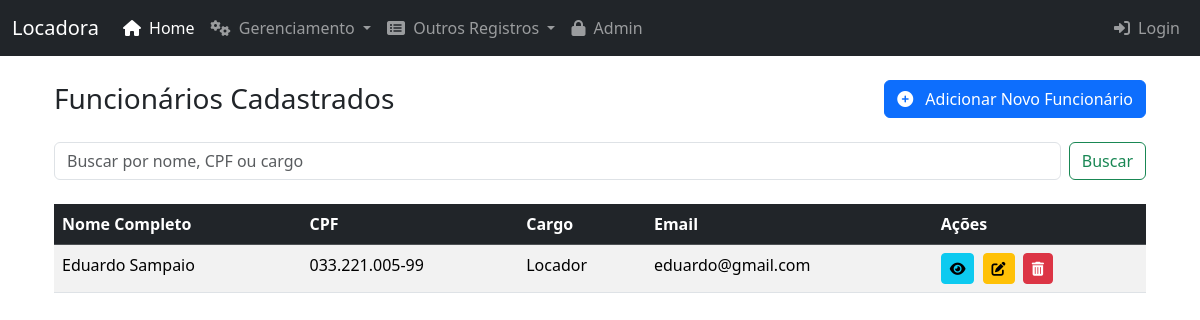
The app's page /funcionarios/ with its own data.
### core/models.py (models this page shows, shortened)
class Funcionario(models.Model):
    id_funcionario = models.AutoField(primary_key=True)
    nome = models.CharField(max_length=100)
    sobrenome = models.CharField(max_length=100)
    cpf = models.CharField(max_length=14, unique=True)
    data_contratacao = models.DateField()
    cargo = models.CharField(max_length=50)
    salario = models.DecimalField(max_digits=10, decimal_places=2)
    email = models.EmailField(unique=True)
    telefone = models.CharField(max_length=20)
    class Meta:
        verbose_name = "Funcionário"
        verbose_name_plural = "Funcionários"

### core/views.py (the view, shortened to what this page needs)
# urls.py: path('funcionarios/', views.lista_funcionarios, name='lista_funcionarios'),
def lista_funcionarios(request):
    query = request.GET.get('q')
    funcionarios = Funcionario.objects.all().order_by('nome')
    return render(request, 'core/lista_funcionarios.html', {'funcionarios': funcionarios, 'query':query})

### core/templates/core/lista_funcionarios.html (shortened to what this page needs)
{% extends 'base.html' %}
{% block content %}
    <div class="d-flex justify-content-between align-items-center mb-4">
        <h1 class="h3 mb-0">Funcionários Cadastrados</h1>
        <a href="{% url 'adicionar_funcionario' %}" class="btn btn-primary">
            <i class="fas fa-plus-circle me-2"></i> Adicionar Novo Funcionário
        </a>
    </div>
      <div class="mb-4">
        <form class="d-flex" method="GET" action="{% url 'lista_funcionarios' %}">
            <input class="form-control me-2" type="search" placeholder="Buscar por nome, CPF ou cargo" aria-label="Search" name="q" value="{{ query|default:'' }}">
            <button class="btn btn-outline-success" type="submit">Buscar</button>
        </form>
    </div>
    {% if funcionarios %}
        <div class="table-responsive">
            <table class="table table-hover table-striped">
                <thead class="table-dark">
                    <tr>
                        <th>Nome Completo</th>
                        <th>CPF</th>
                        <th>Cargo</th>
                        <th>Email</th>
                        <th>Ações</th>
                    </tr>
                </thead>
                <tbody>
                    {% for funcionario in funcionarios %}
                    <tr>
                        <td>{{ funcionario.nome }} {{ funcionario.sobrenome }}</td>
                        <td>{{ funcionario.cpf }}</td>
                        <td>{{ funcionario.cargo }}</td>
                        <td>{{ funcionario.email }}</td>
                        <td>
                            <a href="{% url 'detalhes_funcionario' pk=funcionario.pk %}" class="btn btn-info btn-sm me-1" title="Ver Detalhes">
                                <i class="fas fa-eye"></i>
                            </a>
                            <a href="{% url 'editar_funcionario' pk=funcionario.pk %}" class="btn btn-warning btn-sm me-1" title="Editar">
                                <i class="fas fa-edit"></i>
                            </a>
                            <a href="{% url 'excluir_funcionario' pk=funcionario.pk %}" class="btn btn-danger btn-sm" title="Excluir">
                                <i class="fas fa-trash-alt"></i>
                            </a>
                        </td>
                    </tr>
                    {% endfor %}
                </tbody>
            </table>
        </div>
    {% else %}
        <div class="alert alert-warning" role="alert">
            Nenhum funcionário cadastrado ainda. <a href="{% url 'adicionar_funcionario' %}" class="alert-link">Adicionar o primeiro funcionário?</a>
        </div>
    {% endif %}
{% endblock %}

### records on screen
Funcionario: nome "Eduardo", sobrenome "Sampaio", cpf "033.221.005-99", cargo "Locador", email "eduardo@gmail.com"
